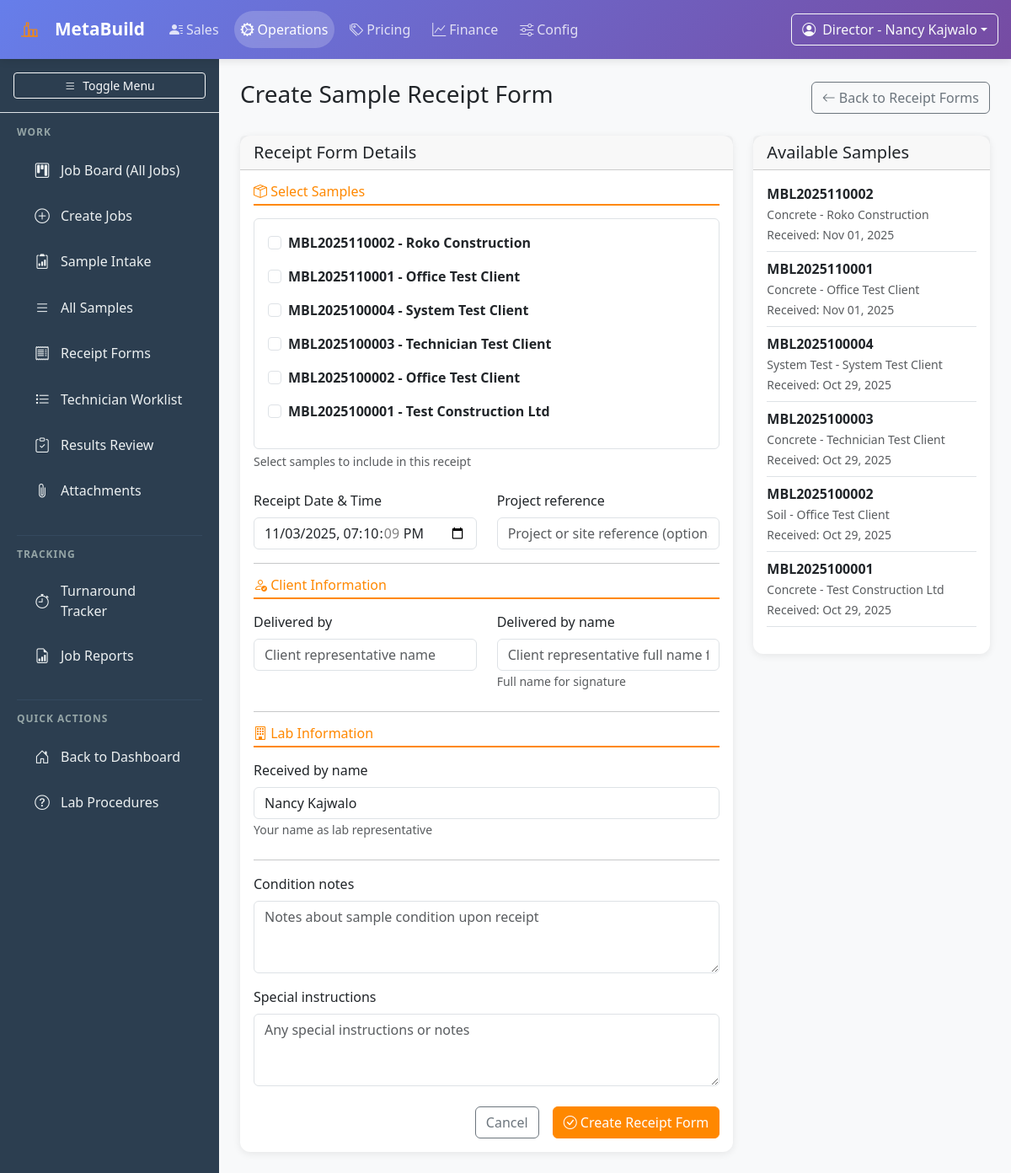
The app's page /operations/receipt-forms/create/ (signed in), older data.
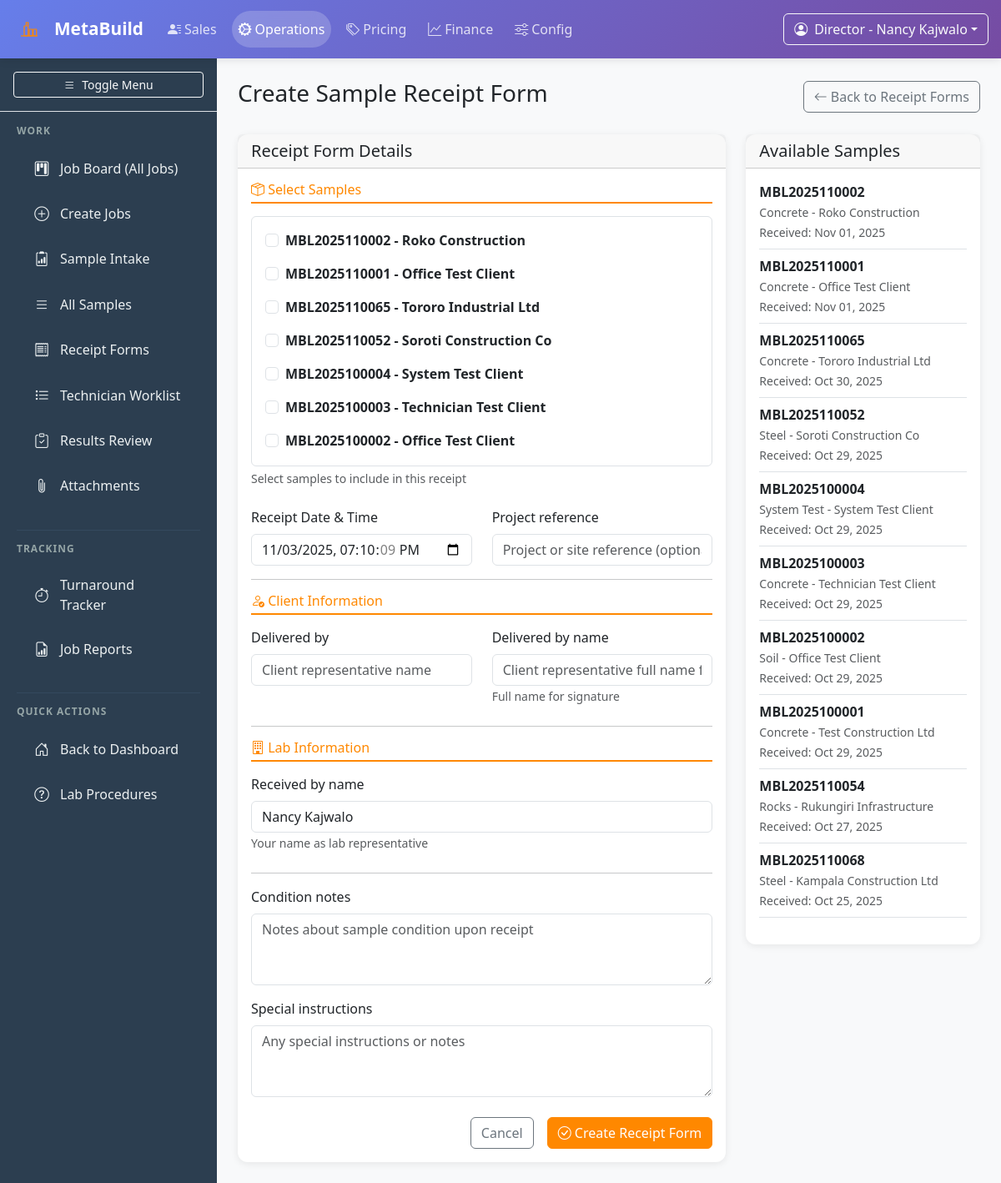
The same page, newer data.
### operations/models.py (models this page shows, shortened)
class Sample(models.Model):
    STATUS_CHOICES = [
        ('received', 'Received'),
        ('in_progress', 'In Progress'),
        ('testing', 'Testing'),
        ('completed', 'Completed'),
        ('reported', 'Reported'),
        ('cancelled', 'Cancelled'),
    ]
    PRIORITY_CHOICES = [
        ('normal', 'Normal'),
        ('urgent', 'Urgent'),
        ('rush', 'Rush'),
    ]
    SAMPLE_CONDITION_CHOICES = [
        ('good', 'Good'),
        ('damaged', 'Damaged'),
        ('insufficient', 'Insufficient'),
        ('contaminated', 'Contaminated'),
    ]
    sample_id = models.CharField(max_length=50, unique=True, help_text="Unique sample identifier")
    client_reference = models.CharField(max_length=100, blank=True, help_text="Client's reference number")
    client = models.ForeignKey(Client, on_delete=models.CASCADE, related_name='samples')
    sample_type = models.CharField(max_length=100, help_text="Type of sample (e.g., Soil, Concrete, Steel)")
    sample_description = models.TextField(help_text="Detailed description of the sample")
    sample_condition = models.CharField(max_length=20, choices=SAMPLE_CONDITION_CHOICES, default='good')
    quantity = models.CharField(max_length=100, help_text="Quantity or amount of sample")
    location_collected = models.CharField(max_length=200, blank=True, help_text="Location where sample was collected")
    collection_date = models.DateField(blank=True, null=True, help_text="Date sample was collected")
    received_by = models.ForeignKey(User, on_delete=models.CASCADE, related_name='received_samples')
    received_date = models.DateTimeField(default=timezone.now)
    priority = models.CharField(max_length=20, choices=PRIORITY_CHOICES, default='normal')
    status = models.CharField(max_length=20, choices=STATUS_CHOICES, default='received')
    requested_tests = models.ManyToManyField(TestItem, through='SampleTest', related_name='samples')
    special_instructions = models.TextField(blank=True, help_text="Special instructions for testing")
    delivery_method = models.CharField(max_length=100, blank=True, help_text="How sample was delivered")
    courier_details = models.CharField(max_length=200, blank=True, help_text="Courier or delivery details")
    notes = models.TextField(blank=True, help_text="Additional notes")
    created_at = models.DateTimeField(auto_now_add=True)
    updated_at = models.DateTimeField(auto_now=True)
    class Meta:
        verbose_name = "Sample"
        verbose_name_plural = "Samples"
        ordering = ['-received_date']
        indexes = [
            models.Index(fields=['sample_id']),
            models.Index(fields=['status']),
            models.Index(fields=['received_date']),
            models.Index(fields=['client']),
        ]
    def __str__(self):
        return f"{self.sample_id} - {self.client.name}"

class Client(models.Model):
    name = models.CharField(max_length=200, help_text="Client or company name")
    contact_person = models.CharField(max_length=200, blank=True, help_text="Primary contact person")
    email = models.EmailField(blank=True)
    phone = models.CharField(max_length=20, blank=True)
    address = models.TextField(blank=True)
    company_registration = models.CharField(max_length=100, blank=True, help_text="Company registration number")
    is_active = models.BooleanField(default=True)
    created_at = models.DateTimeField(auto_now_add=True)
    updated_at = models.DateTimeField(auto_now=True)
    class Meta:
        verbose_name = "Client"
        verbose_name_plural = "Clients"
        ordering = ['name']

### operations/views.py (the view, shortened to what this page needs)
# urls.py: path('receipt-forms/create/', views.create_receipt_form, name='create_receipt_form'),
@login_required
def create_receipt_form(request, sample_id=None):
    if not check_operations_access(request.user):
        raise PermissionDenied("Operations access required")
    from django.db.models import Q
    if request.method == 'POST':
        form = SampleReceiptFormForm(request.POST, user=request.user)
        if form.is_valid():
            srf = form.save(commit=False)
            srf.received_by = request.user
            if not srf.received_by_name:
                srf.received_by_name = request.user.get_full_name() or request.user.username
            srf.save()
            samples = form.cleaned_data['samples']
            srf.samples.set(samples)
            messages.success(request, f"Sample Receipt Form {srf.receipt_number} created successfully.")
            return redirect('operations:receipt_form_detail', receipt_number=srf.receipt_number)
    else:
        sample_ids = None
        form = SampleReceiptFormForm(user=request.user, sample_ids=sample_ids)
        if sample_ids and form.fields['samples'].queryset.filter(id__in=sample_ids).exists():
            form.fields['samples'].initial = sample_ids
    available_samples = Sample.objects.filter(
        status='received'
    ).exclude(
        receipt_forms__isnull=False
    ).select_related('client', 'received_by')
    context = get_base_context(request.user)
    context.update({
        'page_title': 'Create Sample Receipt Form',
        'form': form,
        'available_samples': available_samples,
        'initial_sample_id': sample_id,
    })
    return render(request, 'operations/create_receipt_form.html', context)

### core/models.py (called while the page is built)
    def get_role_display(self):
        return dict(self.ROLE_CHOICES).get(self.role, self.role)

    def can_access_module(self, module_name):
        access_matrix = {
            'director': ['sales', 'operations', 'pricing', 'finance', 'config'],
            'lab_manager': ['sales', 'operations', 'pricing', 'finance'],  # Added sales for client management
            'office_staff': ['sales', 'operations', 'finance'],  # Added operations for sample intake
            'technician': ['operations'],
        }
        return module_name in access_matrix.get(self.role, [])

    def get_accessible_modules(self):
        access_matrix = {
            'director': ['sales', 'operations', 'pricing', 'finance', 'config'],
            'lab_manager': ['sales', 'operations', 'pricing', 'finance'],  # Added sales for client management
            'office_staff': ['sales', 'operations', 'finance'],  # Added operations for sample intake
            'technician': ['operations'],
        }
        return access_matrix.get(self.role, [])

### operations/views.py (called while the page is built)
def check_operations_access(user):
    return user.can_access_module('operations')

### templates/operations/create_receipt_form.html (shortened to what the changed rows need)
{% extends 'operations/base_operations.html' %}
{% block content %}
<div class="d-flex justify-content-between align-items-center mb-4">
    <h1 class="h3">{{ page_title }}</h1>
</div>
<div class="row">
    <div class="col-lg-8">
        <div class="card">
            <div class="card-body">
                <form method="post">
                    <div class="mb-4">
                        <div class="border rounded p-3" style="max-height: 300px; overflow-y: auto;">
                            {% if form.samples.field.queryset %}
                                {% for sample in form.samples %}
                                <div class="form-check mb-3">
                                    {{ sample.tag }}
                                    <label class="form-check-label" for="{{ sample.id_for_label }}">
                                        <strong>{{ sample.choice_label }}</strong>
                                    </label>
                                </div>
                                {% endfor %}
                            {% else %}
                                <div class="alert alert-info">
                                    <i class="bi bi-info-circle me-2"></i>
                                    No samples available for receipt form creation. All received samples may already have receipts.
                                </div>
                            {% endif %}
                        </div>
                    </div>
                </form>
            </div>
        </div>
    </div>
    <div class="col-lg-4">
        <div class="card">
            <div class="card-body">
                {% if available_samples %}
                <ul class="list-unstyled">
                    {% for sample in available_samples|slice:":10" %}
                    <li class="mb-2 pb-2 border-bottom">
                        <div>
                            <strong>{{ sample.sample_id }}</strong>
                            <br>
                            <small class="text-muted">{{ sample.sample_type }} - {{ sample.client.name }}</small>
                            <br>
                            <small class="text-muted">Received: {{ sample.received_date|date:"M d, Y" }}</small>
                        </div>
                    </li>
                    {% endfor %}
                </ul>
                {% else %}
                <p class="text-muted small mb-0">No available samples</p>
                {% endif %}
            </div>
        </div>
    </div>
</div>
{% endblock %}

Row changes from the older to the newer data that the page shows:
added Sample: sample_id "MBL2025110065", sample_type "Concrete", client.name "Tororo Industrial Ltd", received_date "Oct 30, 2025"
added Sample: sample_id "MBL2025110052", sample_type "Steel", client.name "Soroti Construction Co", received_date "Oct 29, 2025"
added Sample: sample_id "MBL2025110054", sample_type "Rocks", client.name "Rukungiri Infrastructure", received_date "Oct 27, 2025"
added Sample: sample_id "MBL2025110068", sample_type "Steel", client.name "Kampala Construction Ltd", received_date "Oct 25, 2025"
Text that changed along with them:
new list line: "☐ MBL2025110065 - Tororo Industrial Ltd"
new list line: "☐ MBL2025110052 - Soroti Construction Co"
list line gone: "☐ MBL2025100001 - Test Construction Ltd"
